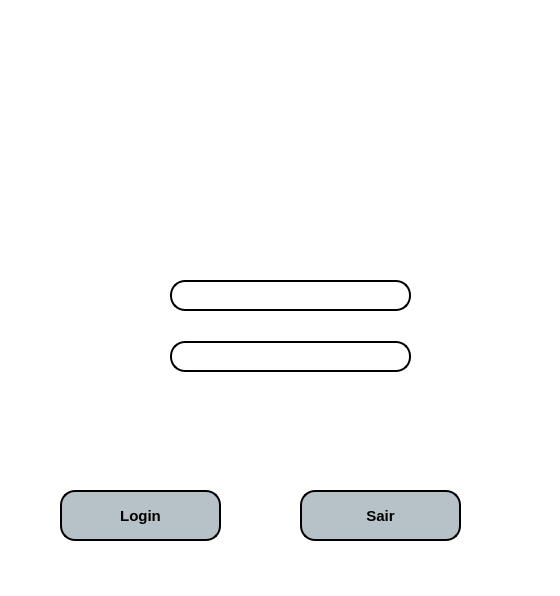
<?xml version="1.0" encoding="UTF-8"?>
<ui version="4.0">
 <class>MainWindow</class>
 <widget class="QMainWindow" name="MainWindow">
  <property name="geometry">
   <rect>
    <x>0</x>
    <y>0</y>
    <width>560</width>
    <height>596</height>
   </rect>
  </property>
  <property name="windowTitle">
   <string>MainWindow</string>
  </property>
  <property name="styleSheet">
   <string notr="true">background-color: rgb(255, 255, 255);</string>
  </property>
  <widget class="QWidget" name="centralwidget">
   <widget class="QPushButton" name="btnLogin">
    <property name="geometry">
     <rect>
      <x>60</x>
      <y>490</y>
      <width>161</width>
      <height>51</height>
     </rect>
    </property>
    <property name="font">
     <font>
      <pointsize>11</pointsize>
      <weight>75</weight>
      <bold>true</bold>
     </font>
    </property>
    <property name="styleSheet">
     <string notr="true">background-color: rgb(183, 194, 200);
border-color: rgb(0, 0, 0);
border-radius: 15px;
border-style: outset;
border-width:2px
</string>
    </property>
    <property name="text">
     <string>Login</string>
    </property>
   </widget>
   <widget class="QPushButton" name="btnSair">
    <property name="geometry">
     <rect>
      <x>300</x>
      <y>490</y>
      <width>161</width>
      <height>51</height>
     </rect>
    </property>
    <property name="font">
     <font>
      <pointsize>11</pointsize>
      <weight>75</weight>
      <bold>true</bold>
     </font>
    </property>
    <property name="styleSheet">
     <string notr="true">background-color: rgb(183, 194, 200);
border-color: rgb(0, 0, 0);
border-radius: 15px;
border-style: outset;
border-width:2px
</string>
    </property>
    <property name="text">
     <string>Sair</string>
    </property>
   </widget>
   <widget class="QLineEdit" name="lnUser">
    <property name="geometry">
     <rect>
      <x>170</x>
      <y>280</y>
      <width>241</width>
      <height>31</height>
     </rect>
    </property>
    <property name="styleSheet">
     <string notr="true">background-color: rgb(255, 255, 255);
border-radius: 15px;
border-style: outset;
border-width:2px</string>
    </property>
   </widget>
   <widget class="QLineEdit" name="lnSenha">
    <property name="geometry">
     <rect>
      <x>170</x>
      <y>341</y>
      <width>241</width>
      <height>31</height>
     </rect>
    </property>
    <property name="styleSheet">
     <string notr="true">background-color: rgb(255, 255, 255);
border-radius: 15px;
border-style: outset;
border-width:2px</string>
    </property>
    <property name="inputMask">
     <string comment="*"/>
    </property>
    <property name="cursorPosition">
     <number>0</number>
    </property>
    <property name="placeholderText">
     <string/>
    </property>
   </widget>
   <widget class="QLabel" name="label">
    <property name="geometry">
     <rect>
      <x>110</x>
      <y>270</y>
      <width>31</width>
      <height>41</height>
     </rect>
    </property>
    <property name="text">
     <string/>
    </property>
    <property name="pixmap">
     <pixmap>login.png</pixmap>
    </property>
   </widget>
   <widget class="QLabel" name="label_2">
    <property name="geometry">
     <rect>
      <x>110</x>
      <y>330</y>
      <width>41</width>
      <height>51</height>
     </rect>
    </property>
    <property name="text">
     <string/>
    </property>
    <property name="pixmap">
     <pixmap>password.png</pixmap>
    </property>
   </widget>
   <widget class="QLabel" name="label_3">
    <property name="geometry">
     <rect>
      <x>190</x>
      <y>50</y>
      <width>141</width>
      <height>161</height>
     </rect>
    </property>
    <property name="text">
     <string/>
    </property>
    <property name="pixmap">
     <pixmap>pata.png</pixmap>
    </property>
   </widget>
   <widget class="QLabel" name="label_4">
    <property name="geometry">
     <rect>
      <x>160</x>
      <y>420</y>
      <width>221</width>
      <height>16</height>
     </rect>
    </property>
    <property name="font">
     <font>
      <pointsize>11</pointsize>
      <weight>75</weight>
      <bold>true</bold>
     </font>
    </property>
    <property name="toolTipDuration">
     <number>3</number>
    </property>
    <property name="styleSheet">
     <string notr="true">color: rgb(255, 170, 0);</string>
    </property>
    <property name="text">
     <string/>
    </property>
   </widget>
  </widget>
  <widget class="QStatusBar" name="statusbar"/>
 </widget>
 <resources>
  <include location="pet-shop.png"/>
 </resources>
 <connections/>
</ui>
